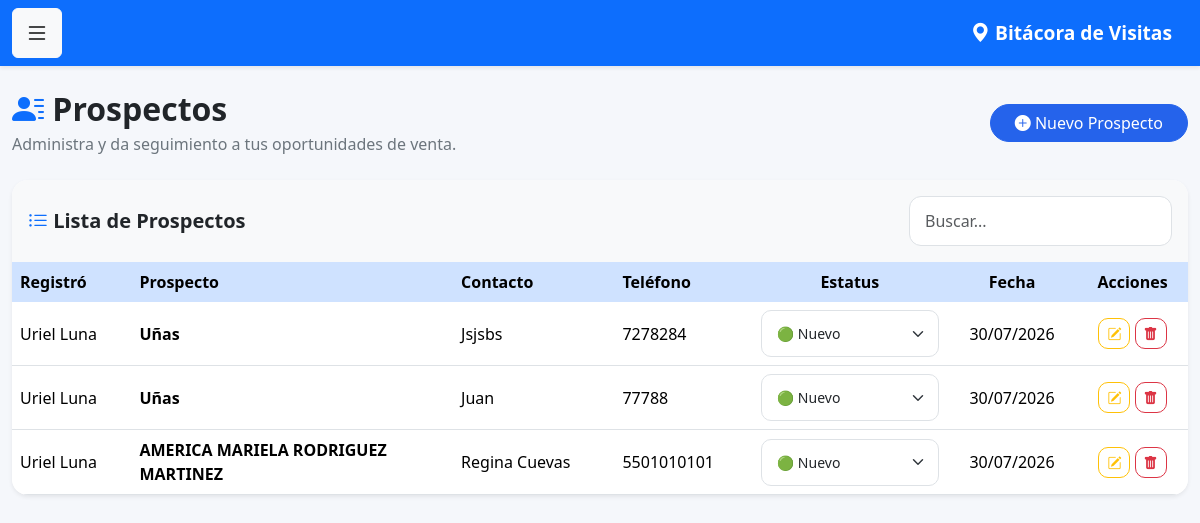
/prospectos (signed in), run on the app's committed database.
### models.py (models this page shows)
class Prospecto(db.Model):
    __tablename__ = 'prospectos'
    id = db.Column(
        db.Integer,
        primary_key=True
    )
    nombre = db.Column(
        db.String(200),
        nullable=False
    )
    contacto = db.Column(
        db.String(150)
    )
    telefono = db.Column(
        db.String(50)
    )
    direccion = db.Column(
        db.Text
    )
    observaciones = db.Column(
        db.Text
    )
    estatus = db.Column(
        db.String(50),
        default='Nuevo'
    )
    usuario_id = db.Column(
        db.Integer,
        db.ForeignKey('usuarios.id')
    )
    fecha_registro = db.Column(
        db.DateTime,
        default=datetime.utcnow
    )
    usuario = db.relationship(
        'Usuario',
        backref='prospectos'
    )
    latitud = db.Column(
    db.String(50)
    )
    longitud = db.Column(
        db.String(50)
    )

class Usuario(UserMixin, db.Model):
    __tablename__ = 'usuarios'
    id = db.Column(db.Integer, primary_key=True)
    nombre = db.Column(db.String(100), nullable=False)
    correo = db.Column(db.String(120), unique=True, nullable=False)
    password = db.Column(db.String(500), nullable=False)
    rol = db.Column(db.String(20), default='vendedor')
    activo = db.Column(db.Boolean, default=True)

### app.py (the view)
@app.route('/prospectos')
@login_required
def prospectos():
    if current_user.rol in ['admin', 'supervisor']:
        prospectos = Prospecto.query.order_by(
            Prospecto.fecha_registro.desc()
        ).all()
    else:
        prospectos = Prospecto.query.filter_by(
            usuario_id=current_user.id
        ).order_by(
            Prospecto.fecha_registro.desc()
        ).all()
    return render_template(
        'prospectos.html',
        prospectos=prospectos
    )

### app.py (called while the page is built)
@login_manager.user_loader
def load_user(user_id):
    return Usuario.query.get(int(user_id))

### templates/prospectos.html (shortened to what this page needs)
{% extends 'base.html' %}
{% block contenido %}
<div class="d-flex justify-content-between align-items-center mb-4">
    <div>
        <h2 class="fw-bold mb-1">
            <i class="bi bi-person-lines-fill text-primary"></i>
            Prospectos
        </h2>
        <p class="text-muted mb-0">
            Administra y da seguimiento a tus oportunidades de venta.
        </p>
    </div>
    <a href="{{ url_for('nuevo_prospecto') }}"
       class="btn btn-primary rounded-pill px-4">
        <i class="bi bi-plus-circle-fill"></i>
        Nuevo Prospecto
    </a>
</div>
<div class="card shadow-sm border-0 rounded-4">
    <div class="card-header bg-light py-3">
        <div class="d-flex justify-content-between align-items-center">
            <h5 class="mb-0">
                <i class="bi bi-list-ul text-primary"></i>
                Lista de Prospectos
            </h5>
            <input
                id="buscarProspecto"
                class="form-control w-auto"
                placeholder="Buscar...">
        </div>
    </div>
    <div class="table-responsive">
        <table class="table table-hover align-middle mb-0" id="tablaProspectos">
            <thead class="table-primary">
                <tr>
                    <th>Registró</th>
                    <th>Prospecto</th>
                    <th>Contacto</th>
                    <th>Teléfono</th>
                    <th class="text-center">Estatus</th>
                    <th class="text-center">Fecha</th>
                    <th class="text-center">Acciones</th>
                </tr>
            </thead>
            <tbody>
            {% for p in prospectos %}
                <tr>
                    <td>
                        <div class="d-flex align-items-center">
                            {{ p.usuario.nombre }}
                        </div>
                    </td>
                    <td>
                        <strong>{{ p.nombre }}</strong>
                    </td>
                    <td>
                        {{ p.contacto }}
                    </td>
                    <td>
                        {{ p.telefono }}
                    </td>
                    <td class="text-center">
                        <form
                            method="POST"
                            action="{{ url_for('cambiar_estatus_prospecto', id=p.id) }}">
                            <select
                                name="estatus"
                                class="form-select form-select-sm"
                                onchange="this.form.submit()">
                                <option value="Nuevo"
                                    {% if p.estatus == 'Nuevo' %}selected{% endif %}>
                                    🟢 Nuevo
                                </option>
                            </select>
                        </form>
                    </td>
                    <td class="text-center">
                        {% if p.fecha_registro %}
                            {{ p.fecha_registro.strftime('%d/%m/%Y') }}
                        {% else %}
                            —
                        {% endif %}
                    </td>
                    <td class="text-center">
                        <a href="{{ url_for('editar_prospecto', id=p.id) }}"
                           class="btn btn-outline-warning btn-sm"
                           title="Editar">
                            <i class="bi bi-pencil-square"></i>
                        </a>
                        {% if current_user.rol == 'admin' %}
                        <a href="{{ url_for('eliminar_prospecto', id=p.id) }}"
                           class="btn btn-outline-danger btn-sm"
                           onclick="return confirm('¿Eliminar este prospecto?');"
                           title="Eliminar">
                            <i class="bi bi-trash-fill"></i>
                        </a>
                        {% endif %}
                    </td>
                </tr>
            {% endfor %}
            </tbody>
        </table>
    </div>
</div>
{% endblock %}

### static/css/style.css (style rules this page uses)
body { background: #f5f7fb; font-family: "Segoe UI", Roboto, Helvetica, Arial, sans-serif; color: #212529; }
h1, h2, h3, h4, h5 { font-weight: 700; }
.text-muted { color: #6c757d !important; }
.card { border: none; border-radius: 18px; overflow: hidden; box-shadow: 0 6px 18px rgba(0,0,0,.08); }
.card-header { border: none; }
.form-control, .form-select { border-radius:12px; padding:12px 15px; border:1px solid #dee2e6; transition:.25s; }
.btn { transition:.25s; }
.btn-primary { background:#2563eb; border-color:#2563eb; }
.table { margin-bottom:0; }
.table thead th { font-weight:600; border:none; }
.table-hover tbody tr { transition:.25s; }
.table td, .table th { vertical-align:middle; }
.btn-sm { border-radius:10px; }
.form-select-sm { border-radius:10px; }
.table td { max-width:250px; }
.table td:nth-child(4) { white-space:normal; }

### data on the page
Prospecto: usuario.nombre "Uriel Luna", nombre "Uñas", contacto "Jsjsbs", telefono "7278284", estatus "🟢 Nuevo", fecha_registro "30/07/2026"
Prospecto: usuario.nombre "Uriel Luna", nombre "Uñas", contacto "Juan", telefono "77788", estatus "🟢 Nuevo", fecha_registro "30/07/2026"
Prospecto: usuario.nombre "Uriel Luna", nombre "AMERICA MARIELA RODRIGUEZ MARTINEZ", contacto "Regina Cuevas", telefono "5501010101", estatus "🟢 Nuevo", fecha_registro "30/07/2026"
